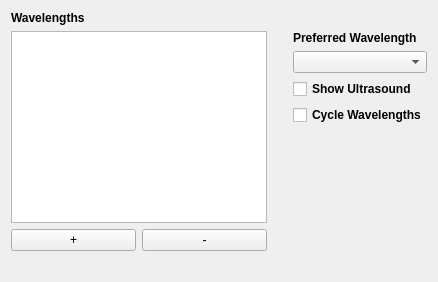
      <widget class="QWidget" name="tab_3">
       <attribute name="title">
        <string>Acquisition</string>
       </attribute>
       <layout class="QGridLayout" name="gridLayout">
        <item row="1" column="3">
         <widget class="QLabel" name="prefWLLabel">
          <property name="sizePolicy">
           <sizepolicy hsizetype="Fixed" vsizetype="Fixed">
            <horstretch>0</horstretch>
            <verstretch>0</verstretch>
           </sizepolicy>
          </property>
          <property name="font">
           <font>
            <weight>75</weight>
            <bold>true</bold>
           </font>
          </property>
          <property name="text">
           <string>Preferred Wavelength</string>
          </property>
          <property name="buddy">
           <cstring>prefWLBox</cstring>
          </property>
         </widget>
        </item>
        <item row="1" column="0" rowspan="5" colspan="2">
         <widget class="QListWidget" name="WLList">
          <property name="sizePolicy">
           <sizepolicy hsizetype="MinimumExpanding" vsizetype="MinimumExpanding">
            <horstretch>0</horstretch>
            <verstretch>0</verstretch>
           </sizepolicy>
          </property>
          <property name="sortingEnabled">
           <bool>true</bool>
          </property>
         </widget>
        </item>
        <item row="4" column="3">
         <widget class="QCheckBox" name="displayAllWLBox">
          <property name="font">
           <font>
            <weight>75</weight>
            <bold>true</bold>
           </font>
          </property>
          <property name="toolTip">
           <string>&lt;html&gt;&lt;head/&gt;&lt;body&gt;&lt;p&gt;Display all Wavelengths&lt;/p&gt;&lt;/body&gt;&lt;/html&gt;</string>
          </property>
          <property name="text">
           <string>Cycle Wavelengths</string>
          </property>
         </widget>
        </item>
        <item row="0" column="0">
         <widget class="QLabel" name="WLLabel">
          <property name="sizePolicy">
           <sizepolicy hsizetype="Fixed" vsizetype="Fixed">
            <horstretch>0</horstretch>
            <verstretch>0</verstretch>
           </sizepolicy>
          </property>
          <property name="font">
           <font>
            <weight>75</weight>
            <bold>true</bold>
           </font>
          </property>
          <property name="text">
           <string>Wavelengths</string>
          </property>
          <property name="buddy">
           <cstring>WLList</cstring>
          </property>
         </widget>
        </item>
        <item row="3" column="3">
         <widget class="QCheckBox" name="usvisibleBox">
          <property name="font">
           <font>
            <weight>75</weight>
            <bold>true</bold>
           </font>
          </property>
          <property name="toolTip">
           <string>&lt;html&gt;&lt;head/&gt;&lt;body&gt;&lt;p&gt;Ultrasound visible&lt;/p&gt;&lt;/body&gt;&lt;/html&gt;</string>
          </property>
          <property name="text">
           <string>Show Ultrasound</string>
          </property>
         </widget>
        </item>
        <item row="2" column="3">
         <widget class="QComboBox" name="prefWLBox">
          <property name="insertPolicy">
           <enum>QComboBox::InsertAlphabetically</enum>
          </property>
         </widget>
        </item>
        <item row="6" column="0">
         <widget class="QPushButton" name="addWL">
          <property name="sizePolicy">
           <sizepolicy hsizetype="MinimumExpanding" vsizetype="Preferred">
            <horstretch>0</horstretch>
            <verstretch>0</verstretch>
           </sizepolicy>
          </property>
          <property name="text">
           <string>+</string>
          </property>
         </widget>
        </item>
        <item row="12" column="2">
         <spacer name="verticalSpacer_3">
          <property name="orientation">
           <enum>Qt::Vertical</enum>
          </property>
          <property name="sizeHint" stdset="0">
           <size>
            <width>20</width>
            <height>20</height>
           </size>
          </property>
         </spacer>
        </item>
        <item row="6" column="1">
         <widget class="QPushButton" name="removeWL">
          <property name="sizePolicy">
           <sizepolicy hsizetype="MinimumExpanding" vsizetype="Fixed">
            <horstretch>0</horstretch>
            <verstretch>0</verstretch>
           </sizepolicy>
          </property>
          <property name="text">
           <string>-</string>
          </property>
         </widget>
        </item>
       </layout>
      </widget>
